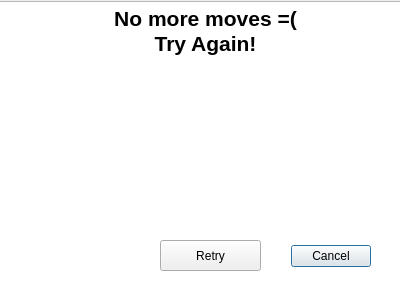
<?xml version="1.0" encoding="UTF-8"?>
<ui version="4.0">
 <class>LostDialog</class>
 <widget class="QDialog" name="LostDialog">
  <property name="geometry">
   <rect>
    <x>0</x>
    <y>0</y>
    <width>400</width>
    <height>300</height>
   </rect>
  </property>
  <property name="windowTitle">
   <string>Dialog</string>
  </property>
  <widget class="QDialogButtonBox" name="buttonBox">
   <property name="geometry">
    <rect>
     <x>30</x>
     <y>240</y>
     <width>341</width>
     <height>32</height>
    </rect>
   </property>
   <property name="orientation">
    <enum>Qt::Horizontal</enum>
   </property>
   <property name="standardButtons">
    <set>QDialogButtonBox::Cancel</set>
   </property>
  </widget>
  <widget class="QTextBrowser" name="textBrowser">
   <property name="geometry">
    <rect>
     <x>-5</x>
     <y>1</y>
     <width>421</width>
     <height>301</height>
    </rect>
   </property>
   <property name="html">
    <string>&lt;!DOCTYPE HTML PUBLIC &quot;-//W3C//DTD HTML 4.0//EN&quot; &quot;http://www.w3.org/TR/REC-html40/strict.dtd&quot;&gt;
&lt;html&gt;&lt;head&gt;&lt;meta name=&quot;qrichtext&quot; content=&quot;1&quot; /&gt;&lt;style type=&quot;text/css&quot;&gt;
p, li { white-space: pre-wrap; }
&lt;/style&gt;&lt;/head&gt;&lt;body style=&quot; font-family:'MS Shell Dlg 2'; font-size:7.8pt; font-weight:400; font-style:normal;&quot;&gt;
&lt;p align=&quot;center&quot; style=&quot; margin-top:0px; margin-bottom:0px; margin-left:0px; margin-right:0px; -qt-block-indent:0; text-indent:0px;&quot;&gt;&lt;span style=&quot; font-size:16pt; font-weight:600;&quot;&gt;No more moves =(&lt;/span&gt;&lt;/p&gt;
&lt;p align=&quot;center&quot; style=&quot; margin-top:0px; margin-bottom:0px; margin-left:0px; margin-right:0px; -qt-block-indent:0; text-indent:0px;&quot;&gt;&lt;span style=&quot; font-size:16pt; font-weight:600;&quot;&gt;Try Again!&lt;/span&gt;&lt;/p&gt;&lt;/body&gt;&lt;/html&gt;</string>
   </property>
  </widget>
  <widget class="QPushButton" name="pushButton">
   <property name="geometry">
    <rect>
     <x>160</x>
     <y>240</y>
     <width>101</width>
     <height>31</height>
    </rect>
   </property>
   <property name="text">
    <string>Retry</string>
   </property>
  </widget>
  <zorder>textBrowser</zorder>
  <zorder>buttonBox</zorder>
  <zorder>pushButton</zorder>
 </widget>
 <resources/>
 <connections>
  <connection>
   <sender>buttonBox</sender>
   <signal>accepted()</signal>
   <receiver>LostDialog</receiver>
   <slot>accept()</slot>
   <hints>
    <hint type="sourcelabel">
     <x>248</x>
     <y>254</y>
    </hint>
    <hint type="destinationlabel">
     <x>157</x>
     <y>274</y>
    </hint>
   </hints>
  </connection>
  <connection>
   <sender>buttonBox</sender>
   <signal>rejected()</signal>
   <receiver>LostDialog</receiver>
   <slot>reject()</slot>
   <hints>
    <hint type="sourcelabel">
     <x>316</x>
     <y>260</y>
    </hint>
    <hint type="destinationlabel">
     <x>286</x>
     <y>274</y>
    </hint>
   </hints>
  </connection>
 </connections>
</ui>
